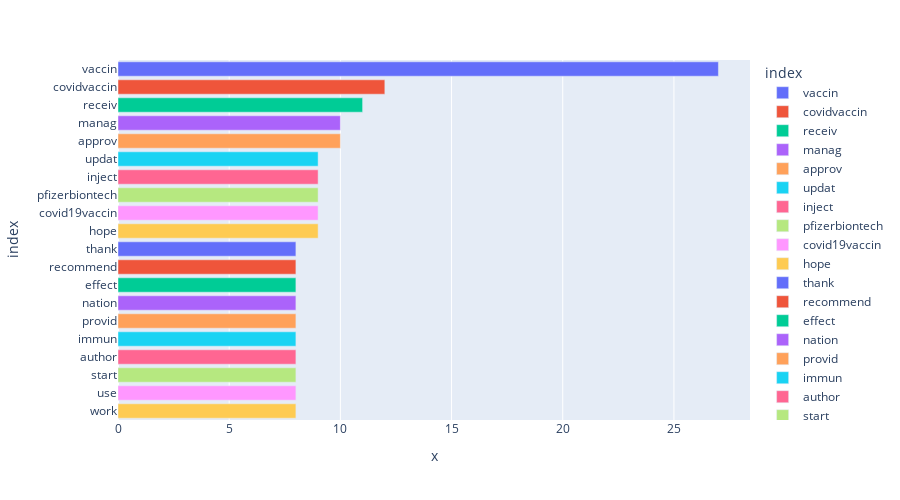

This figure's notebook cell:
### Code cell
df = df[:20,]
px.bar(df, x=df.values,y= df.index, color=df.index, height=500)

### Figure 1 — Plotly figure (JSON) as saved in the notebook; plotly's stock layout.template omitted (floating-point values rounded to 4 significant figures)
{"data": [{"alignmentgroup": "True", "hovertemplate": "index=%{y}<br>x=%{x}<extra></extra>", "legendgroup": "vaccin", "marker": {"color": "#636efa"}, "name": "vaccin", "offsetgroup": "vaccin", "orientation": "h", "showlegend": true, "textposition": "auto", "type": "bar", "x": [27], "xaxis": "x", "y": ["vaccin"], "yaxis": "y"}, {"alignmentgroup": "True", "hovertemplate": "index=%{y}<br>x=%{x}<extra></extra>", "legendgroup": "covidvaccin", "marker": {"color": "#EF553B"}, "name": "covidvaccin", "offsetgroup": "covidvaccin", "orientation": "h", "showlegend": true, "textposition": "auto", "type": "bar", "x": [12], "xaxis": "x", "y": ["covidvaccin"], "yaxis": "y"}, {"alignmentgroup": "True", "hovertemplate": "index=%{y}<br>x=%{x}<extra></extra>", "legendgroup": "receiv", "marker": {"color": "#00cc96"}, "name": "receiv", "offsetgroup": "receiv", "orientation": "h", "showlegend": true, "textposition": "auto", "type": "bar", "x": [11], "xaxis": "x", "y": ["receiv"], "yaxis": "y"}, {"alignmentgroup": "True", "hovertemplate": "index=%{y}<br>x=%{x}<extra></extra>", "legendgroup": "manag", "marker": {"color": "#ab63fa"}, "name": "manag", "offsetgroup": "manag", "orientation": "h", "showlegend": true, "textposition": "auto", "type": "bar", "x": [10], "xaxis": "x", "y": ["manag"], "yaxis": "y"}, {"alignmentgroup": "True", "hovertemplate": "index=%{y}<br>x=%{x}<extra></extra>", "legendgroup": "approv", "marker": {"color": "#FFA15A"}, "name": "approv", "offsetgroup": "approv", "orientation": "h", "showlegend": true, "textposition": "auto", "type": "bar", "x": [10], "xaxis": "x", "y": ["approv"], "yaxis": "y"}, {"alignmentgroup": "True", "hovertemplate": "index=%{y}<br>x=%{x}<extra></extra>", "legendgroup": "updat", "marker": {"color": "#19d3f3"}, "name": "updat", "offsetgroup": "updat", "orientation": "h", "showlegend": true, "textposition": "auto", "type": "bar", "x": [9], "xaxis": "x", "y": ["updat"], "yaxis": "y"}, {"alignmentgroup": "True", "hovertemplate": "index=%{y}<br>x=%{x}<extra></extra>", "legendgroup": "inject", "marker": {"color": "#FF6692"}, "name": "inject", "offsetgroup": "inject", "orientation": "h", "showlegend": true, "textposition": "auto", "type": "bar", "x": [9], "xaxis": "x", "y": ["inject"], "yaxis": "y"}, {"alignmentgroup": "True", "hovertemplate": "index=%{y}<br>x=%{x}<extra></extra>", "legendgroup": "pfizerbiontech", "marker": {"color": "#B6E880"}, "name": "pfizerbiontech", "offsetgroup": "pfizerbiontech", "orientation": "h", "showlegend": true, "textposition": "auto", "type": "bar", "x": [9], "xaxis": "x", "y": ["pfizerbiontech"], "yaxis": "y"}, {"alignmentgroup": "True", "hovertemplate": "index=%{y}<br>x=%{x}<extra></extra>", "legendgroup": "covid19vaccin", "marker": {"color": "#FF97FF"}, "name": "covid19vaccin", "offsetgroup": "covid19vaccin", "orientation": "h", "showlegend": true, "textposition": "auto", "type": "bar", "x": [9], "xaxis": "x", "y": ["covid19vaccin"], "yaxis": "y"}, {"alignmentgroup": "True", "hovertemplate": "index=%{y}<br>x=%{x}<extra></extra>", "legendgroup": "hope", "marker": {"color": "#FECB52"}, "name": "hope", "offsetgroup": "hope", "orientation": "h", "showlegend": true, "textposition": "auto", "type": "bar", "x": [9], "xaxis": "x", "y": ["hope"], "yaxis": "y"}, {"alignmentgroup": "True", "hovertemplate": "index=%{y}<br>x=%{x}<extra></extra>", "legendgroup": "thank", "marker": {"color": "#636efa"}, "name": "thank", "offsetgroup": "thank", "orientation": "h", "showlegend": true, "textposition": "auto", "type": "bar", "x": [8], "xaxis": "x", "y": ["thank"], "yaxis": "y"}, {"alignmentgroup": "True", "hovertemplate": "index=%{y}<br>x=%{x}<extra></extra>", "legendgroup": "recommend", "marker": {"color": "#EF553B"}, "name": "recommend", "offsetgroup": "recommend", "orientation": "h", "showlegend": true, "textposition": "auto", "type": "bar", "x": [8], "xaxis": "x", "y": ["recommend"], "yaxis": "y"}, {"alignmentgroup": "True", "hovertemplate": "index=%{y}<br>x=%{x}<extra></extra>", "legendgroup": "effect", "marker": {"color": "#00cc96"}, "name": "effect", "offsetgroup": "effect", "orientation": "h", "showlegend": true, "textposition": "auto", "type": "bar", "x": [8], "xaxis": "x", "y": ["effect"], "yaxis": "y"}, {"alignmentgroup": "True", "hovertemplate": "index=%{y}<br>x=%{x}<extra></extra>", "legendgroup": "nation", "marker": {"color": "#ab63fa"}, "name": "nation", "offsetgroup": "nation", "orientation": "h", "showlegend": true, "textposition": "auto", "type": "bar", "x": [8], "xaxis": "x", "y": ["nation"], "yaxis": "y"}, {"alignmentgroup": "True", "hovertemplate": "index=%{y}<br>x=%{x}<extra></extra>", "legendgroup": "provid", "marker": {"color": "#FFA15A"}, "name": "provid", "offsetgroup": "provid", "orientation": "h", "showlegend": true, "textposition": "auto", "type": "bar", "x": [8], "xaxis": "x", "y": ["provid"], "yaxis": "y"}, {"alignmentgroup": "True", "hovertemplate": "index=%{y}<br>x=%{x}<extra></extra>", "legendgroup": "immun", "marker": {"color": "#19d3f3"}, "name": "immun", "offsetgroup": "immun", "orientation": "h", "showlegend": true, "textposition": "auto", "type": "bar", "x": [8], "xaxis": "x", "y": ["immun"], "yaxis": "y"}, {"alignmentgroup": "True", "hovertemplate": "index=%{y}<br>x=%{x}<extra></extra>", "legendgroup": "author", "marker": {"color": "#FF6692"}, "name": "author", "offsetgroup": "author", "orientation": "h", "showlegend": true, "textposition": "auto", "type": "bar", "x": [8], "xaxis": "x", "y": ["author"], "yaxis": "y"}, {"alignmentgroup": "True", "hovertemplate": "index=%{y}<br>x=%{x}<extra></extra>", "legendgroup": "start", "marker": {"color": "#B6E880"}, "name": "start", "offsetgroup": "start", "orientation": "h", "showlegend": true, "textposition": "auto", "type": "bar", "x": [8], "xaxis": "x", "y": ["start"], "yaxis": "y"}, {"alignmentgroup": "True", "hovertemplate": "index=%{y}<br>x=%{x}<extra></extra>", "legendgroup": "use", "marker": {"color": "#FF97FF"}, "name": "use", "offsetgroup": "use", "orientation": "h", "showlegend": true, "textposition": "auto", "type": "bar", "x": [8], "xaxis": "x", "y": ["use"], "yaxis": "y"}, {"alignmentgroup": "True", "hovertemplate": "index=%{y}<br>x=%{x}<extra></extra>", "legendgroup": "work", "marker": {"color": "#FECB52"}, "name": "work", "offsetgroup": "work", "orientation": "h", "showlegend": true, "textposition": "auto", "type": "bar", "x": [8], "xaxis": "x", "y": ["work"], "yaxis": "y"}], "layout": {"barmode": "relative", "height": 500, "legend": {"title": {"text": "index"}, "tracegroupgap": 0}, "margin": {"t": 60}, "xaxis": {"anchor": "y", "domain": [0, 1], "title": {"text": "x"}}, "yaxis": {"anchor": "x", "categoryarray": ["work", "use", "start", "author", "immun", "provid", "nation", "effect", "recommend", "thank", "hope", "covid19vaccin", "pfizerbiontech", "inject", "updat", "approv", "manag", "receiv", "covidvaccin", "vaccin"], "categoryorder": "array", "domain": [0, 1], "title": {"text": "index"}}}}
